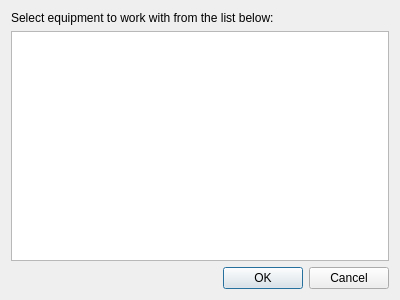
<?xml version="1.0" encoding="UTF-8"?>
<ui version="4.0">
 <class>ClientSelectDriverDialog</class>
 <widget class="QDialog" name="ClientSelectDriverDialog">
  <property name="geometry">
   <rect>
    <x>0</x>
    <y>0</y>
    <width>400</width>
    <height>300</height>
   </rect>
  </property>
  <property name="windowTitle">
   <string>Select equipment</string>
  </property>
  <layout class="QVBoxLayout" name="verticalLayout">
   <item>
    <widget class="QLabel" name="label">
     <property name="text">
      <string>Select equipment to work with from the list below:</string>
     </property>
    </widget>
   </item>
   <item>
    <widget class="QListWidget" name="listWidget"/>
   </item>
   <item>
    <widget class="QDialogButtonBox" name="buttonBox">
     <property name="orientation">
      <enum>Qt::Horizontal</enum>
     </property>
     <property name="standardButtons">
      <set>QDialogButtonBox::Cancel|QDialogButtonBox::Ok</set>
     </property>
    </widget>
   </item>
  </layout>
 </widget>
 <resources/>
 <connections>
  <connection>
   <sender>buttonBox</sender>
   <signal>accepted()</signal>
   <receiver>ClientSelectDriverDialog</receiver>
   <slot>accept()</slot>
   <hints>
    <hint type="sourcelabel">
     <x>248</x>
     <y>254</y>
    </hint>
    <hint type="destinationlabel">
     <x>157</x>
     <y>274</y>
    </hint>
   </hints>
  </connection>
  <connection>
   <sender>buttonBox</sender>
   <signal>rejected()</signal>
   <receiver>ClientSelectDriverDialog</receiver>
   <slot>reject()</slot>
   <hints>
    <hint type="sourcelabel">
     <x>316</x>
     <y>260</y>
    </hint>
    <hint type="destinationlabel">
     <x>286</x>
     <y>274</y>
    </hint>
   </hints>
  </connection>
 </connections>
</ui>
